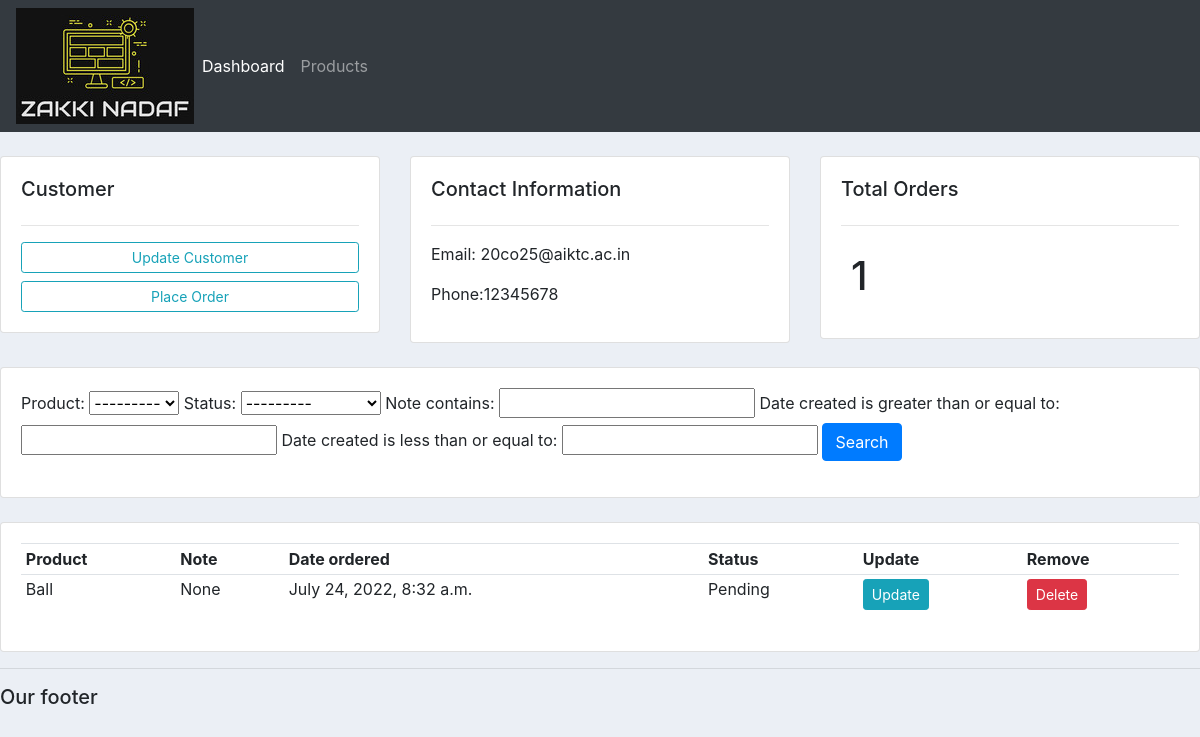
/customer/3/, run on the app's committed database.
### accounts/models.py (models this page shows, shortened)
class Customer(models.Model):
    name=models.CharField(max_length=200,null=True)
    phone=models.CharField(max_length=200,null=True)
    email=models.CharField(max_length=200,null=True)
    date_created=models.DateTimeField(auto_now_add=True)

class Order(models.Model):
    STATUS=(
        ('Pending','Pending'),
        ('Out for delivery','Out for delivery'),
        ('Delivered','Delivered'),
    )
    customer=models.ForeignKey(Customer,null=True,on_delete=models.SET_NULL)
    product=models.ForeignKey(Product,null=True,on_delete=models.SET_NULL)
    date_created=models.DateTimeField(auto_now_add=True,null=True)
    status=models.CharField(max_length=200,null=True,choices=STATUS)
    note=models.CharField(max_length=1000,null=True)

class Product(models.Model):
    CATEGORY=(
        ('Indoor','Indoor'),
        ('Outdoor','Outdoor'),
    )
    name=models.CharField(max_length=200,null=True)
    price=models.FloatField(null=True)
    category=models.CharField(max_length=200,null=True,choices=CATEGORY)
    discription=models.CharField(max_length=200,null=True,blank=True)
    date_created=models.DateTimeField(auto_now_add=True,null=True)
    tags=models.ManyToManyField(Tag)
    def __str__(self):
        return self.name

### accounts/views.py (the view)
# urls.py: path('customer/<str:pk_test>/', views.customer,name="customer"),
def customer(request,pk_test):
    customer=Customer.objects.get(id=pk_test)
    orders=customer.order_set.all()
    order_count=orders.count()
    myFilter=OrderFilter(request.GET,queryset=orders)
    orders=myFilter.qs
    context={'customer':customer,'orders':orders,'order_count':order_count,'myFilter':myFilter}
    return render(request,'accounts/customer.html',context)

### accounts/templates/accounts/customer.html
{%  extends 'accounts/main.html' %}
{% block content %}
<br>
<div class="row">
    <div class="col-md">
        <div class="card card-body">
            <h5>Customer</h5>
            <hr>
            <a class="btn btn-outline-info btn-sm btn-block" href="">Update Customer</a>
            <a class="btn btn-outline-info btn-sm btn-block" href="{% url 'create_order' customer.id %}">Place Order</a>
        </div>
    </div>
    <div class="col-md">
        <div class="card card-body">
            <h5>Contact Information</h5>
            <hr>
            <p>Email: {{customer.email}}</p>
            <p>Phone:{{customer.phone}}</p>
        </div>
    </div>
    <div class="col-md">
        <div class="card card-body">
            <h5>Total Orders</h5>
            <hr>
            <h1 style="text-align:centre;padding:10px">{{order_count}}</h1>
        </div>
    </div>
</div>
<br>
<div class="row">
    <div class="col">
        <div class="card card-body">
            <form method="get">
                {{myFilter.form}}
                <button class="btn btn-primary" type="submit">Search</button>
            </form>
        </div>
    </div>
</div>
<br>
<div class="row">
    <div class="col-md">
        <div class="card card-body">
            <table class="table table-sm">
                <tr>
                    <th>Product</th>
                    <th>Note</th>
                    <th>Date ordered</th>
                    <th>Status</th>
                    <th>Update</th>
                    <th>Remove</th>
                </tr>
                {% for order in orders %}
                <tr>
                    <td>{{order.product}}</td>
                    <td>{{order.note}}</td>
                    <td>{{order.date_created}}</td>
                    <td>{{order.status}}</td>
                    <td><a class="btn btn-sm btn-info" href="{% url 'update_order' order.id %}">Update</a></td>
                    <td><a class="btn btn-sm btn-danger" href="{% url 'delete_order' order.id %}">Delete</a></td>
                </tr>
                {% endfor %}
            </table>
        </div>
    </div>
</div>
{% endblock %}

### static/css/main.css (style rules this page uses)
body { background-color: #ebeff5; }

### data on the page
Customer: email "20co25@aiktc.ac.in", phone "12345678"
Order: product "Ball", note "None", date_created "July 24, 2022, 8:32 a.m.", status "Pending"

### other printed values
{{ order_count }} "1"
